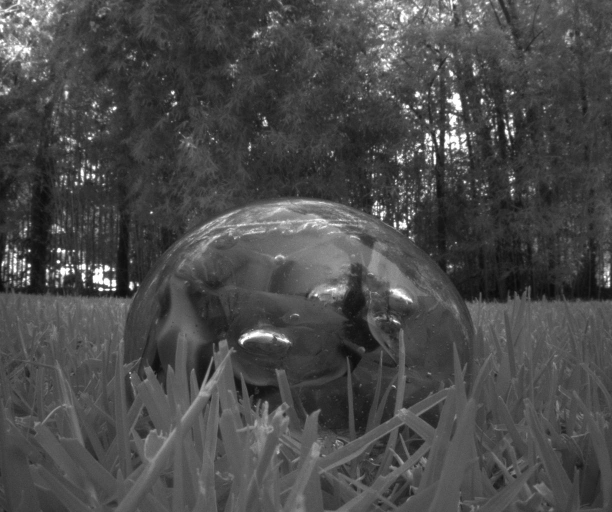
#> input picture 8/19382486-Quadrant_I0.jpg, 1224 x 1024 px, found by its file name (shown at 1/2 size)
$ python Nengo_cam.py
#> lines starting #> are read from the running program, lines starting #| are printed output that depends on the picture
# -*- coding: utf-8 -*-
"""
Created on Fri Oct 16 00:00:24 2020

@author: LeoCampos
"""

import numpy as np

from nengo.utils.matplotlib import rasterplot
from nengo.dists import Uniform

from PIL import Image
import matplotlib.pyplot as plt

import nengo


class MyClass:
    def __init__(self, name):
        self.name = name


def read_img(img,n):
#> called with img = '8/19382486-Quadrant_I0.jpg', n = 22
    temp = Image.open(img)
#> temp is the input picture: PIL image 1224x1024 L; min 9, max 255, mean 73.8
    x,y=temp.size
#> x = 1224; y = 1024
    size=[x/n,y/n]
#> size = [55.64, 46.55]
    temp.thumbnail(size)
#> temp: PIL image 55x46 L
    temp_1 = np.asarray(temp)
    #im = Image.fromarray(a)
    return (temp_1)

def plot_q():
    fig, ax = plt.subplots(1,4)
    ax[0].imshow(q_0, cmap = 'gray',vmin=0, vmax=255)
    ax[1].imshow(q_45, cmap = 'gray',vmin=0, vmax=255)
    ax[2].imshow(q_90, cmap = 'gray',vmin=0, vmax=255)
    ax[3].imshow(q_135, cmap = 'gray',vmin=0, vmax=255)
    fig.set_size_inches(20,10)


def plot_show(a,b,c):
    fig, ax = plt.subplots(1,3)
    ax[0].imshow(a, cmap = 'gray',vmin=0, vmax=255)
    ax[1].imshow(b, cmap = 'gray',vmin=0, vmax=255)
    ax[2].imshow(c, cmap = 'gray',vmin=0, vmax=255)
    fig.set_size_inches(20,10)
    print(a.min(),a.max())
    print(b.min(),b.max())
    print(c.min(),c.max())

type_img='int16'

t=1 #tiempo de sim
n=22 #tamaño de resolucion img/n

q_0=read_img('8/19382486-Quadrant_I0.jpg',n)
q_45=read_img('8/19382486-Quadrant_I45.jpg',n)
#> call 2 of read_img, with img = '8/19382486-Quadrant_I45.jpg', n = 22
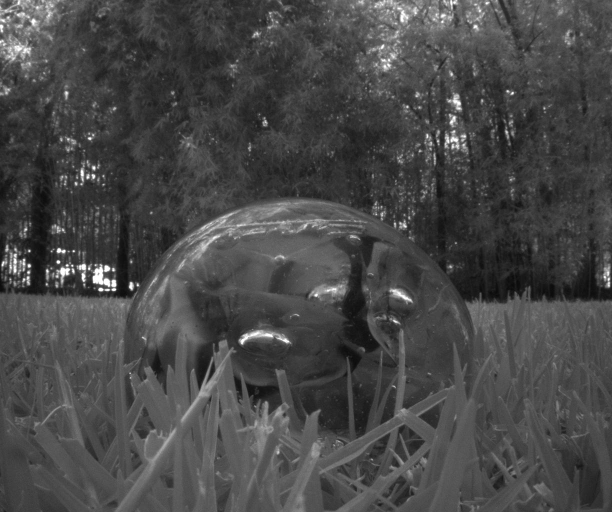
#> input picture 8/19382486-Quadrant_I45.jpg, 1224 x 1024 px, found by its file name (shown at 1/2 size)
#> in read_img, temp is the input picture: PIL image 1224x1024 L; min 8, max 255, mean 71.7
q_90=read_img('8/19382486-Quadrant_I90.jpg',n)
#> call 3 of read_img, with img = '8/19382486-Quadrant_I90.jpg', n = 22
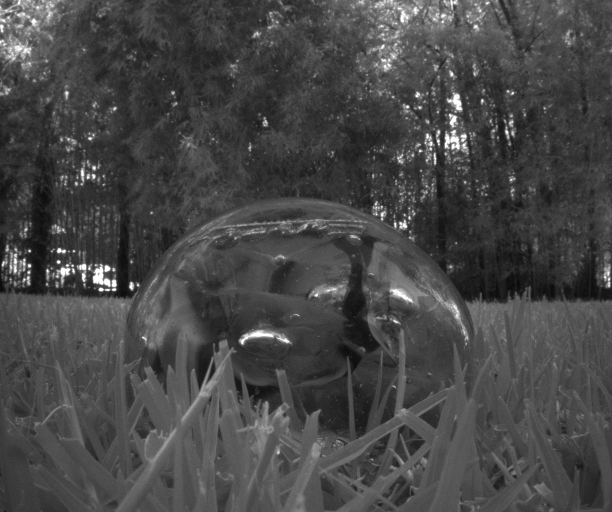
#> input picture 8/19382486-Quadrant_I90.jpg, 1224 x 1024 px, found by its file name (shown at 1/2 size)
#> in read_img, temp is the input picture: PIL image 1224x1024 L; min 7, max 255, mean 70.8
q_135=read_img('8/19382486-Quadrant_I135.jpg',n)
#> call 4 of read_img, with img = '8/19382486-Quadrant_I135.jpg', n = 22
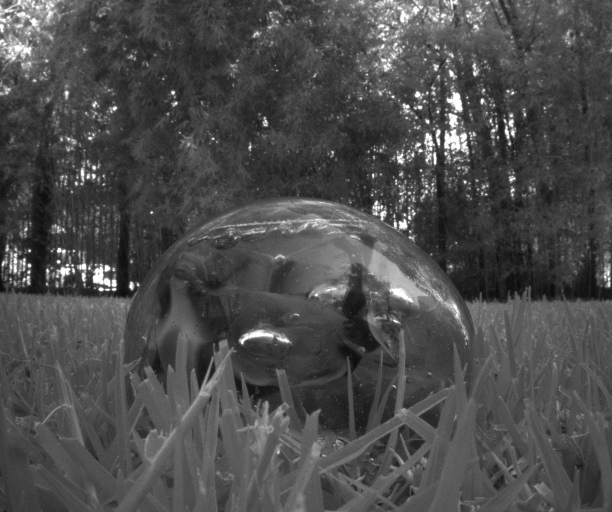
#> input picture 8/19382486-Quadrant_I135.jpg, 1224 x 1024 px, found by its file name (shown at 1/2 size)
#> in read_img, temp is the input picture: PIL image 1224x1024 L; min 7, max 255, mean 75.8
#> in read_img (call 4), `temp.thumbnail(size)`:
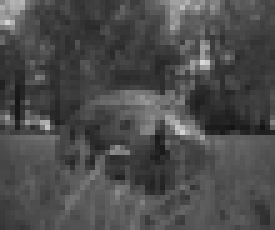
#> temp: PIL image 55x46 L (shown 5 times larger); min 19, max 217, mean 75.8

plot_q()

print(q_0.shape,q_0.size,'px')
#| (46, 55) 2530 px

# [4 lines of commented-out code are left out]

S_0= q_0.astype(type_img) + q_90.astype(type_img)
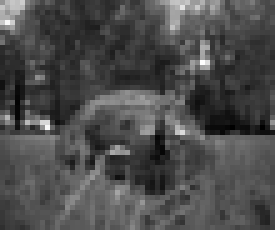
#> S_0: shape (46, 55) int16 (shown 5 times larger); min 38, max 393, mean 144.6; drawn with min black and max white
#plot_show(q_0,q_90,S_0)
S_1= q_0.astype(type_img) - q_90.astype(type_img)
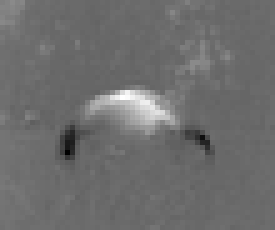
#> S_1: shape (46, 55) int16 (shown 5 times larger); min -59, max 85, mean 3; drawn with min black and max white
#plot_show(q_0,q_90,S_1)
S_2= q_45.astype(type_img) - q_135.astype(type_img)
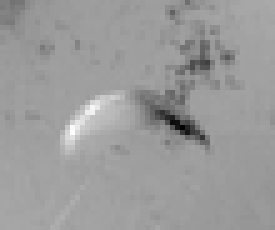
#> S_2: shape (46, 55) int16 (shown 5 times larger); min -120, max 70, mean -4; drawn with min black and max white
#plot_show(q_45,q_135,S_2)


#> (the run stopped early here; a loop or call above may not have finished)
